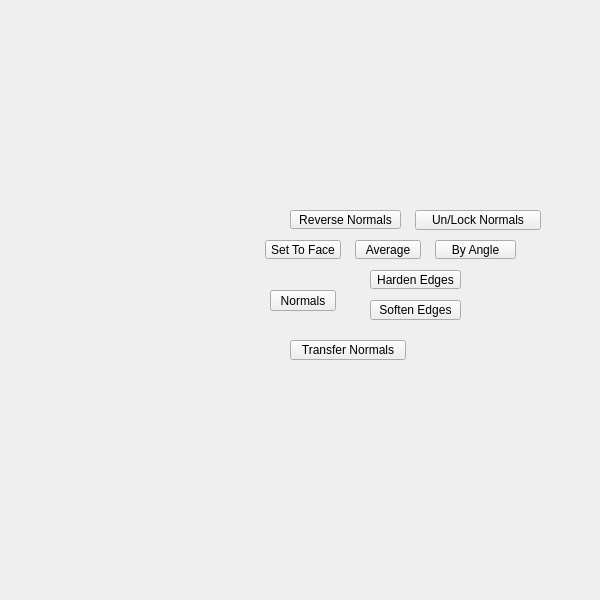
<?xml version="1.0" encoding="UTF-8"?>
<ui version="4.0">
 <class>QtUi</class>
 <widget class="QMainWindow" name="QtUi">
  <property name="enabled">
   <bool>true</bool>
  </property>
  <property name="geometry">
   <rect>
    <x>0</x>
    <y>0</y>
    <width>600</width>
    <height>600</height>
   </rect>
  </property>
  <property name="sizePolicy">
   <sizepolicy hsizetype="Ignored" vsizetype="Ignored">
    <horstretch>0</horstretch>
    <verstretch>0</verstretch>
   </sizepolicy>
  </property>
  <property name="minimumSize">
   <size>
    <width>0</width>
    <height>0</height>
   </size>
  </property>
  <property name="maximumSize">
   <size>
    <width>600</width>
    <height>600</height>
   </size>
  </property>
  <property name="toolButtonStyle">
   <enum>Qt::ToolButtonIconOnly</enum>
  </property>
  <property name="tabShape">
   <enum>QTabWidget::Triangular</enum>
  </property>
  <property name="dockNestingEnabled">
   <bool>true</bool>
  </property>
  <property name="dockOptions">
   <set>QMainWindow::AllowNestedDocks|QMainWindow::AllowTabbedDocks|QMainWindow::AnimatedDocks|QMainWindow::ForceTabbedDocks</set>
  </property>
  <widget class="QWidget" name="widget">
   <property name="sizePolicy">
    <sizepolicy hsizetype="Ignored" vsizetype="Ignored">
     <horstretch>0</horstretch>
     <verstretch>0</verstretch>
    </sizepolicy>
   </property>
   <widget class="QPushButton" name="i005">
    <property name="geometry">
     <rect>
      <x>270</x>
      <y>290</y>
      <width>66</width>
      <height>21</height>
     </rect>
    </property>
    <property name="minimumSize">
     <size>
      <width>0</width>
      <height>21</height>
     </size>
    </property>
    <property name="maximumSize">
     <size>
      <width>16777215</width>
      <height>21</height>
     </size>
    </property>
    <property name="accessibleName">
     <string>normals</string>
    </property>
    <property name="text">
     <string>Normals</string>
    </property>
   </widget>
   <widget class="PushButton" name="tb001">
    <property name="enabled">
     <bool>true</bool>
    </property>
    <property name="geometry">
     <rect>
      <x>435</x>
      <y>240</y>
      <width>81</width>
      <height>19</height>
     </rect>
    </property>
    <property name="maximumSize">
     <size>
      <width>999</width>
      <height>19</height>
     </size>
    </property>
    <property name="toolTip">
     <string>Harden all creased edges on the selected object.</string>
    </property>
    <property name="text">
     <string>By Angle</string>
    </property>
    <property name="iconSize">
     <size>
      <width>18</width>
      <height>18</height>
     </size>
    </property>
   </widget>
   <widget class="QPushButton" name="b010">
    <property name="enabled">
     <bool>true</bool>
    </property>
    <property name="geometry">
     <rect>
      <x>290</x>
      <y>210</y>
      <width>111</width>
      <height>19</height>
     </rect>
    </property>
    <property name="maximumSize">
     <size>
      <width>999</width>
      <height>19</height>
     </size>
    </property>
    <property name="toolTip">
     <string>Reverse Selected Normals</string>
    </property>
    <property name="text">
     <string>Reverse Normals</string>
    </property>
    <property name="iconSize">
     <size>
      <width>18</width>
      <height>18</height>
     </size>
    </property>
   </widget>
   <widget class="QPushButton" name="b006">
    <property name="enabled">
     <bool>true</bool>
    </property>
    <property name="geometry">
     <rect>
      <x>265</x>
      <y>240</y>
      <width>76</width>
      <height>19</height>
     </rect>
    </property>
    <property name="maximumSize">
     <size>
      <width>999</width>
      <height>19</height>
     </size>
    </property>
    <property name="toolTip">
     <string>Set Normals to face</string>
    </property>
    <property name="text">
     <string>Set To Face</string>
    </property>
    <property name="iconSize">
     <size>
      <width>18</width>
      <height>18</height>
     </size>
    </property>
   </widget>
   <widget class="PushButton" name="tb004">
    <property name="enabled">
     <bool>true</bool>
    </property>
    <property name="geometry">
     <rect>
      <x>355</x>
      <y>240</y>
      <width>66</width>
      <height>19</height>
     </rect>
    </property>
    <property name="minimumSize">
     <size>
      <width>0</width>
      <height>0</height>
     </size>
    </property>
    <property name="maximumSize">
     <size>
      <width>999</width>
      <height>19</height>
     </size>
    </property>
    <property name="toolTip">
     <string>Average Edge Normals</string>
    </property>
    <property name="text">
     <string>Average</string>
    </property>
    <property name="iconSize">
     <size>
      <width>18</width>
      <height>18</height>
     </size>
    </property>
   </widget>
   <widget class="QPushButton" name="b000">
    <property name="enabled">
     <bool>true</bool>
    </property>
    <property name="geometry">
     <rect>
      <x>370</x>
      <y>300</y>
      <width>91</width>
      <height>20</height>
     </rect>
    </property>
    <property name="minimumSize">
     <size>
      <width>60</width>
      <height>20</height>
     </size>
    </property>
    <property name="maximumSize">
     <size>
      <width>999</width>
      <height>20</height>
     </size>
    </property>
    <property name="toolTip">
     <string>&lt;html&gt;&lt;head/&gt;&lt;body&gt;&lt;p&gt;&lt;span style=&quot; text-decoration: underline;&quot;&gt;Soften edge normals&lt;/span&gt;&lt;/p&gt;&lt;/body&gt;&lt;/html&gt;</string>
    </property>
    <property name="text">
     <string>Soften Edges</string>
    </property>
    <property name="iconSize">
     <size>
      <width>18</width>
      <height>18</height>
     </size>
    </property>
   </widget>
   <widget class="QPushButton" name="b002">
    <property name="enabled">
     <bool>true</bool>
    </property>
    <property name="geometry">
     <rect>
      <x>290</x>
      <y>340</y>
      <width>116</width>
      <height>20</height>
     </rect>
    </property>
    <property name="minimumSize">
     <size>
      <width>60</width>
      <height>20</height>
     </size>
    </property>
    <property name="maximumSize">
     <size>
      <width>999</width>
      <height>20</height>
     </size>
    </property>
    <property name="toolTip">
     <string>Transfer the normal information from the first selected object to all remaining.</string>
    </property>
    <property name="text">
     <string>Transfer Normals</string>
    </property>
    <property name="iconSize">
     <size>
      <width>18</width>
      <height>18</height>
     </size>
    </property>
   </widget>
   <widget class="PushButton" name="b001">
    <property name="enabled">
     <bool>true</bool>
    </property>
    <property name="geometry">
     <rect>
      <x>370</x>
      <y>270</y>
      <width>91</width>
      <height>19</height>
     </rect>
    </property>
    <property name="maximumSize">
     <size>
      <width>999</width>
      <height>19</height>
     </size>
    </property>
    <property name="toolTip">
     <string>Harden all creased edges on the selected object.</string>
    </property>
    <property name="text">
     <string>Harden Edges</string>
    </property>
    <property name="iconSize">
     <size>
      <width>18</width>
      <height>18</height>
     </size>
    </property>
   </widget>
   <widget class="QPushButton" name="b004">
    <property name="enabled">
     <bool>true</bool>
    </property>
    <property name="geometry">
     <rect>
      <x>415</x>
      <y>210</y>
      <width>126</width>
      <height>20</height>
     </rect>
    </property>
    <property name="minimumSize">
     <size>
      <width>0</width>
      <height>20</height>
     </size>
    </property>
    <property name="maximumSize">
     <size>
      <width>16777215</width>
      <height>20</height>
     </size>
    </property>
    <property name="toolTip">
     <string>&lt;html&gt;&lt;head/&gt;&lt;body&gt;&lt;p&gt;Toggle the vertex normals locked/Unlocked for the selected object(s) or components.&lt;/p&gt;&lt;/body&gt;&lt;/html&gt;</string>
    </property>
    <property name="text">
     <string>Un/Lock Normals</string>
    </property>
    <property name="iconSize">
     <size>
      <width>18</width>
      <height>18</height>
     </size>
    </property>
   </widget>
  </widget>
 </widget>
 <customwidgets>
  <customwidget>
   <class>PushButton</class>
   <extends>QPushButton</extends>
   <header>widgets.pushbutton.h</header>
  </customwidget>
 </customwidgets>
 <resources/>
 <connections/>
 <designerdata>
  <property name="gridDeltaX">
   <number>5</number>
  </property>
  <property name="gridDeltaY">
   <number>10</number>
  </property>
  <property name="gridSnapX">
   <bool>true</bool>
  </property>
  <property name="gridSnapY">
   <bool>true</bool>
  </property>
  <property name="gridVisible">
   <bool>true</bool>
  </property>
 </designerdata>
</ui>
